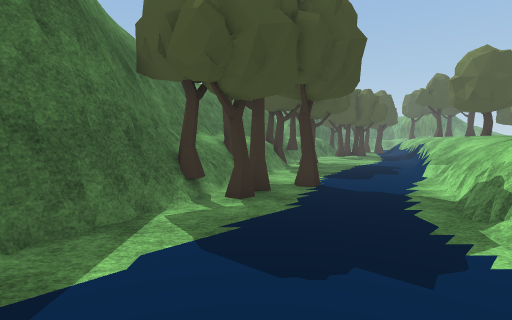
View 1 (above)

17 first-person views from a walk through a 3-D level made in the Unity game engine. The camera is 1.4 m above the floor, tilts 4° down and sees 80° across. The floor is counted in squares, 1 m on a side. Each view is taken from the middle of a square. On the plan, view 1 faces up. The plan holds only what a view shows up to about 14 squares ahead; the rest is blank. The place goes on beyond the plan. The player is left out. Some surface patterns are stand-ins.

View 2
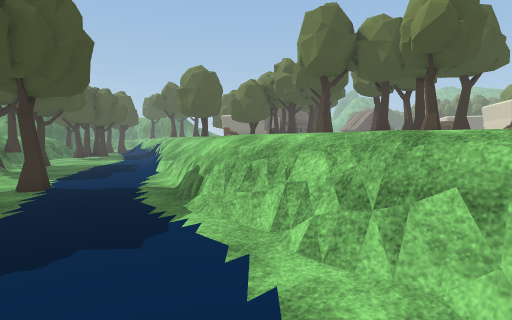

View 3
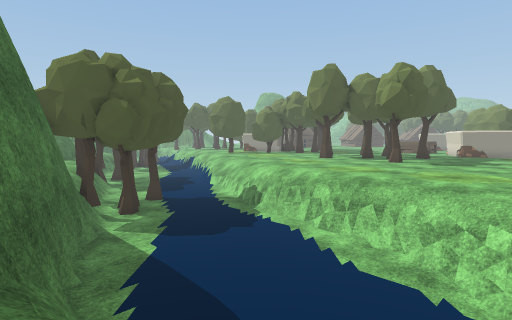

View 4
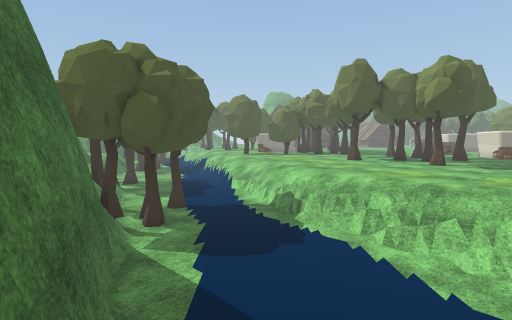

View 5
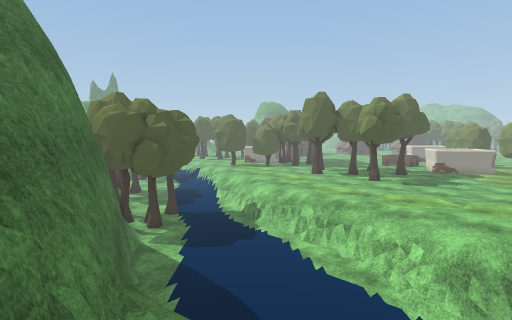

View 6
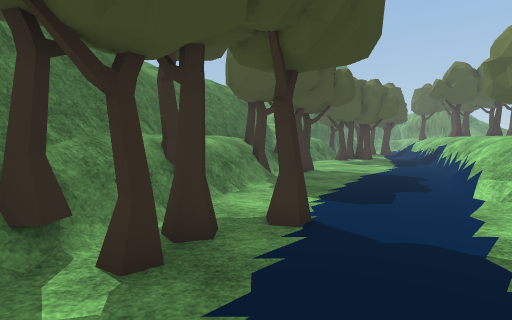

View 7
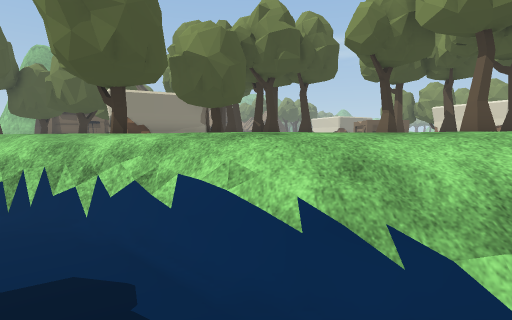

View 8
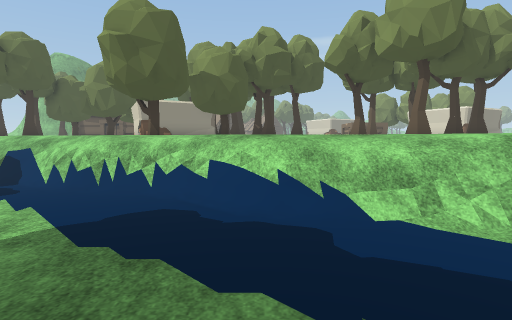

View 9
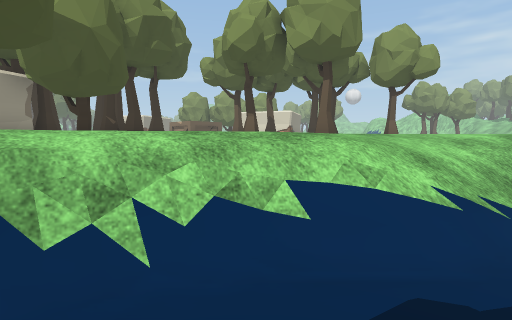

View 10
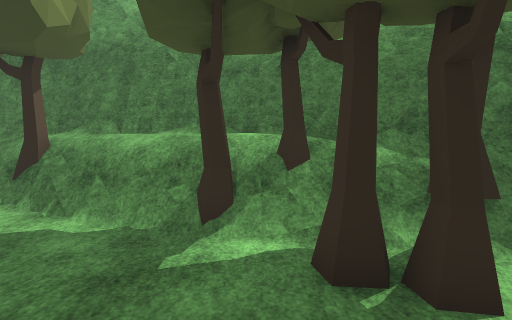

View 11
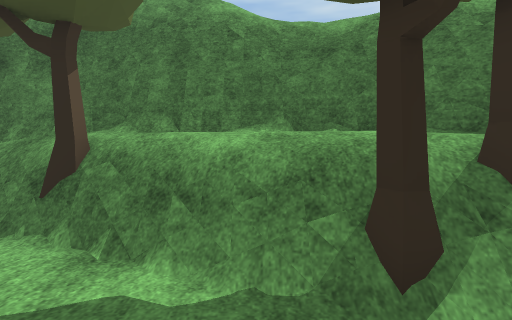

View 12
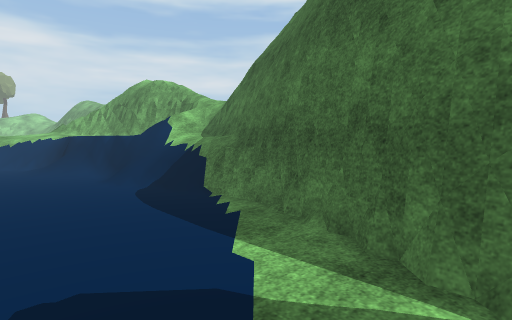

View 13
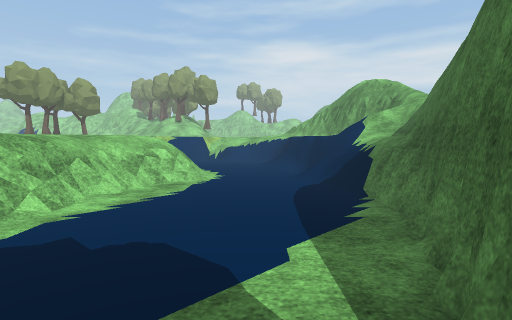

View 14
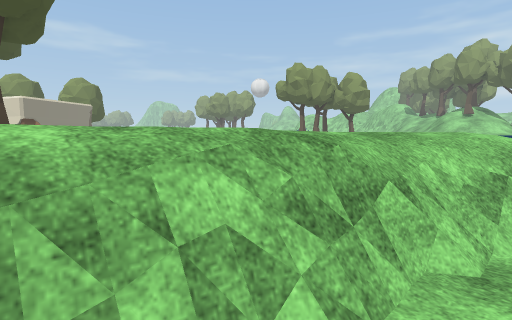

View 15
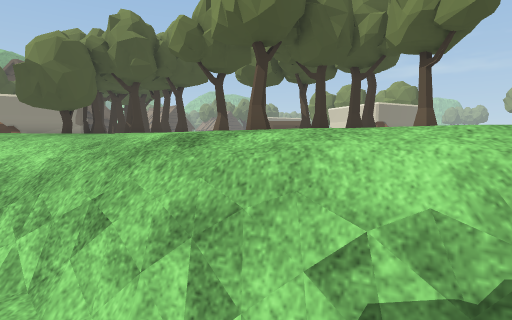

View 16
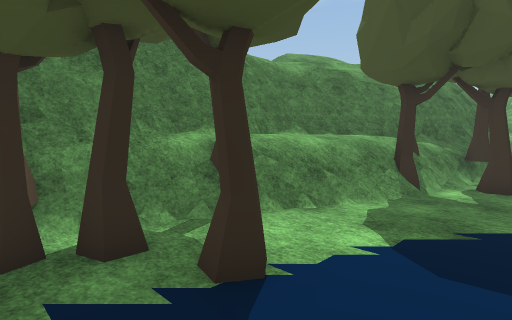

View 17
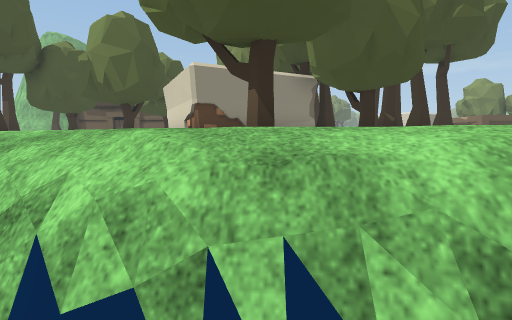

### Floor plan
Key: @ floor where view 1 was taken; # wall or solid block; . main floor; : floor 1.25 m higher than the main floor; + floor 1.5 m higher than the main floor; * floor 3 m higher than the main floor; / step, stairs or slope; = window, fence, low wall or low ledge; v drop or lower ground; T tree; O other object.
Columns run from 8 left of view 1 to 20 right of it. Each row starts with its distance up from view 1.
 18         ##TT.....#=+TT  O
 17        ###.T.....=/TTT  OO
 16        ###.......=/+TT TTOT T
 15       ##:T....../=/+  TTTTT O
 14       #+:=......=/+   TTT  TT
 13       #+=/.....=/+     T TT
 12       ##=.....///+       T+T
 11       #T=.....///+        T
 10      ##=......///+
  9      ##=TTT...=/++
  8      #TTT....==++
  7      ##.T....=/+    TT   TT
  6      ##.....==++
  5      #......=/+++
  4   ####......=/++++
  3   ###.......=++++++
  2   v##.......=+++++++T
  1   v##......==++++++++      OO
  0  v##=...@..=/++++++++      O
 -1  v##=......=/++++++++
 -2  ##//......=+++++++++
 -3  ##///....=/+++++++
 -4 =#=///...///+++++++
 -5 *///##...///++++++
 -6 ////=#....=
 -7  =   =/...

Where each view was taken, in squares from view 1:
view 1: 0 up, 0 right, facing up
view 2: 1 down, 0 right, facing up-right
view 3: 4 down, 5 left, facing up-right
view 4: 2 down, 5 left, facing up-right
view 5: 6 down, 7 left, facing up-right
view 6: 4 up, 1 right, facing up
view 7: 13 up, 4 right, facing right
view 8: 13 up, 1 right, facing right
view 9: 17 up, 6 right, facing down-right
view 10: 16 up, 6 right, facing left
view 11: 14 up, 4 right, facing left
view 12: 6 up, 1 right, facing down-left
view 13: 7 up, 1 left, facing down
view 14: 3 up, 2 right, facing down-right
view 15: 7 up, 3 right, facing right
view 16: 7 up, 4 right, facing up-left
view 17: 17 up, 8 right, facing right
